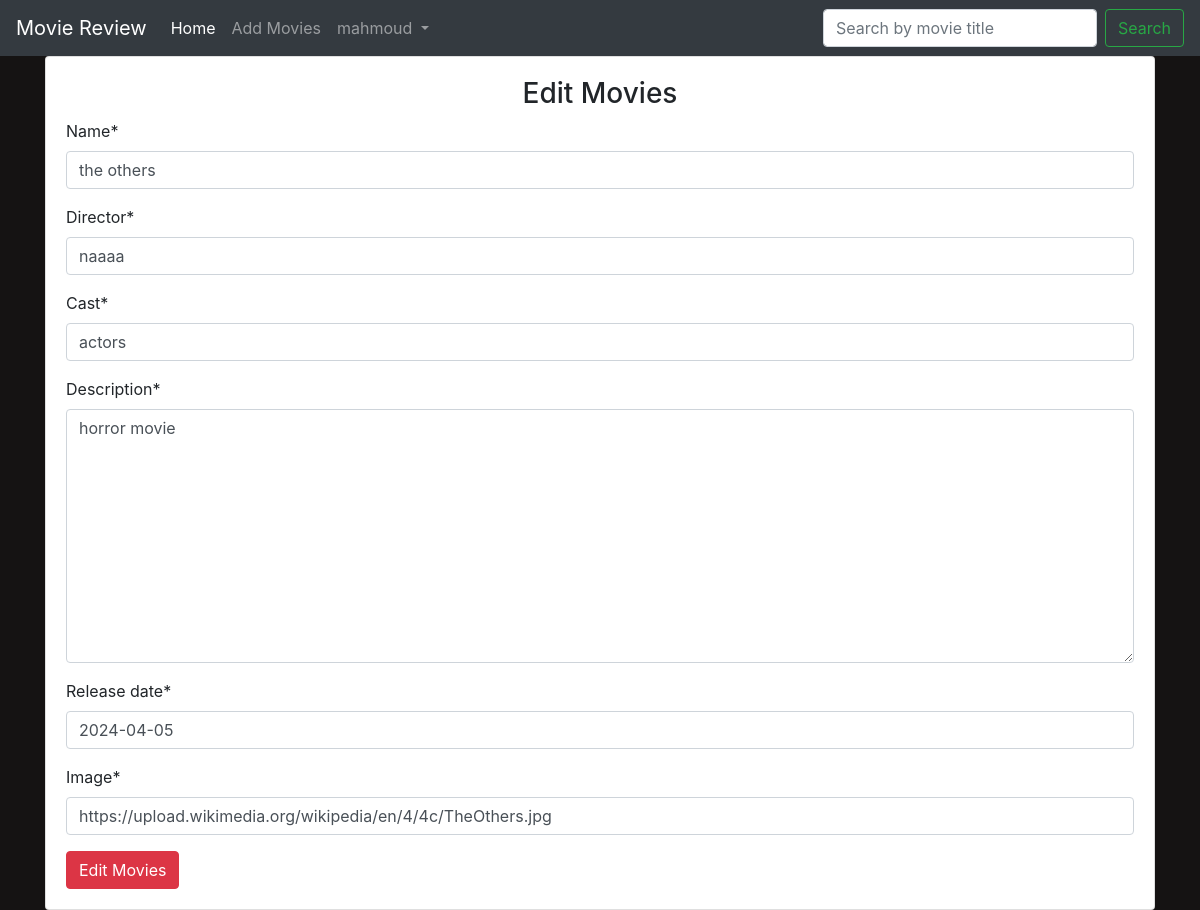
Page /editmovies/3/ (signed in) on the committed database.
### main/models.py (models this page shows, shortened)
class Movie(models.Model):
    name = models.CharField(max_length=300)
    director = models.CharField(max_length=300)
    cast = models.CharField(max_length=800)
    description = models.TextField(max_length=5000)
    release_date = models.DateField()
    averageRating = models.FloatField(default=0)
    image = models.URLField(default=None, null=True)

### main/views.py (the view)
# urls.py: path('editmovies/<int:id>/', views.edit_movies, name="edit_movies"),
def edit_movies(request, id):
    if request.user.is_authenticated:
        if request.user.is_superuser:
            movie = Movie.objects.get(id=id)
            if request.method == "POST":
                form = MovieForm(request.POST or None, instance=movie)
                if form.is_valid():
                    data = form.save(commit=False)
                    data.save()
                    return redirect("main:detail", id)
            else:
                form = MovieForm(instance=movie)
            return render(request, 'main/addmovies.html', {"form": form, "controller": "Edit Movies"})
        else:
            return redirect("main:home")
    return redirect("accounts:login")

### main/serializers.py
class MovieForm(forms.ModelForm):
    class Meta:
        model = Movie
        fields = ('name', 'director', 'cast', 'description', 'release_date', 'image')

### main/templates/main/addmovies.html (shortened to what this page needs)
{% extends 'main/base.html' %}
{% load crispy_forms_tags %}
{% block content %}
<div class="container">
    <div class="card">
        <div class="card-body">
            <h3 class="text-center">{{ controller }}</h3>
            <form action="" method="POST">
                {{ form|crispy }}
                <input type="submit" value="{{ controller }}" class="btn btn-danger">
            </form>
        </div>
    </div>
</div>
{% endblock %}

### main/templates/main/base.html (shortened to what this page needs)
<!doctype html>
<html lang="en">
  <head>
    {% load static %}
    <link rel="stylesheet" href="https://maxcdn.bootstrapcdn.com/bootstrap/4.0.0/css/bootstrap.min.css">
    <link rel="stylesheet" href="{% static 'css/main.css' %}">
    <link rel="stylesheet" href="{% static 'css/style.css' %}">
  </head>
  <body>
    <nav class="navbar navbar-expand-lg navbar-dark bg-dark text-white">
        <a class="navbar-brand" href="{% url 'main:home' %}">Movie Review</a>
        <div class="collapse navbar-collapse" id="navbarSupportedContent">
          <ul class="navbar-nav mr-auto">
            <li class="nav-item active">
              <a class="nav-link" href="{% url 'main:home' %}">Home <span class="sr-only">(current)</span></a>
            </li>
            <li class="nav-item">
              <a class="nav-link" href="{% url 'main:add_movies' %}">Add Movies</a>
            </li>
            {% if user.is_authenticated %}
            <li class="nav-item dropdown">
              <a class="nav-link dropdown-toggle" href="#" id="navbarDropdown" role="button" data-toggle="dropdown" aria-haspopup="true" aria-expanded="false">
                {{ user.username }}
              </a>
            </li>
            {% endif %}
          </ul>
          <form class="form-inline my-2 my-lg-0" method="GET" action="{% url 'main:home' %}">
            <input class="form-control mr-sm-2" type="search" placeholder="Search by movie title" aria-label="Search" name="title" >
            <button class="btn btn-outline-success my-2 my-sm-0" type="submit">Search</button>
          </form>
        </div>
      </nav>
    {% block content %}
    {% endblock %}
  </body>
</html>

### staticfiles/css/main.css (style rules this page uses)
body { background-color: #151313; }

### main/static/css/style.css (style rules this page uses)
body { background-color: #151313; }

### rows in the picture
Movie: name "the others", director "naaaa", cast "actors", description "horror movie", release_date "2024-04-05", image "https://upload.wikimedia.org/wikipedia/en/4/4c/TheOthers.jpg"

### other values in the picture
{{ user.username }} "mahmoud"
{{ controller }} "Edit Movies"
